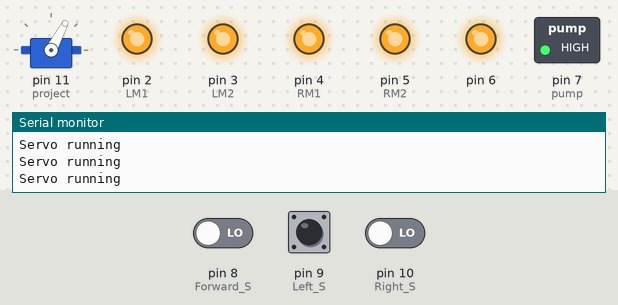
Bench run of a sketch on a simulated Arduino Uno, built with avr-gcc and run on an emulated ATmega328P. On the bench: servo, switched loads named in the sketch (green lamp = pin HIGH), output pins drawn as LEDs (lit = HIGH), the last lines printed to the serial monitor. The inputs (shaded band) are chosen by the test bench; at power-on: pin 8 (Forward_S) LOW, pin 9 (Left_S) LOW, pin 10 (Right_S) LOW.

Above: at 3.67 s.
6.4 s: pin 8 (Forward_S) driven HIGH
At 9.0 s:
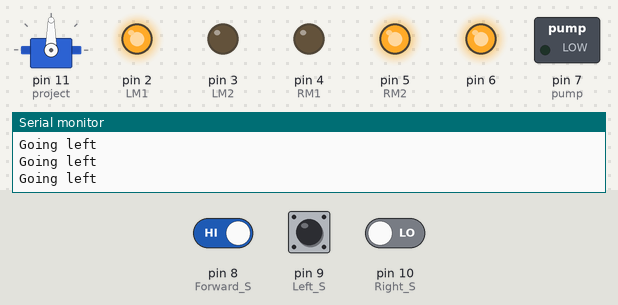
10.0 s: pin 9 (Left_S) pulled HIGH for 3 s
At 11.0 s:
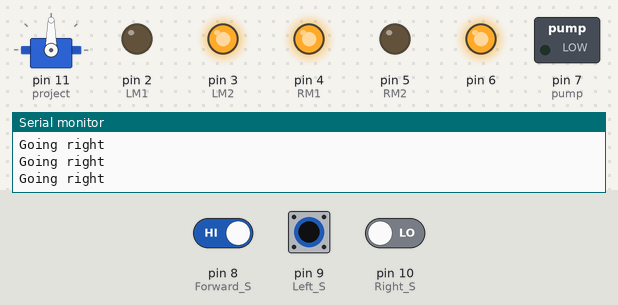
14.5 s: pin 8 (Forward_S) driven LOW
At 15.2 s:
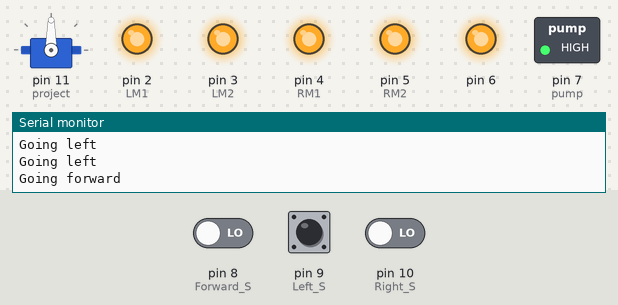
21.8 s: pin 8 (Forward_S) driven HIGH and pin 9 (Left_S) driven HIGH and pin 10 (Right_S) driven HIGH
At 23.9 s:
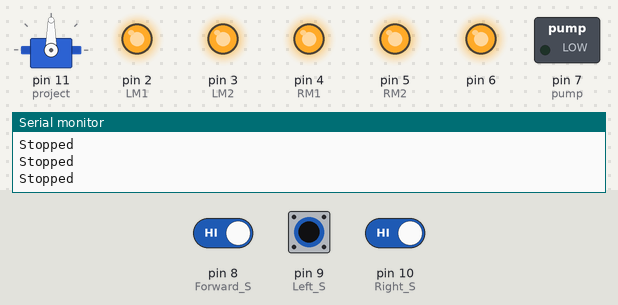
25.4 s: pin 9 (Left_S) driven LOW
At 26.7 s:
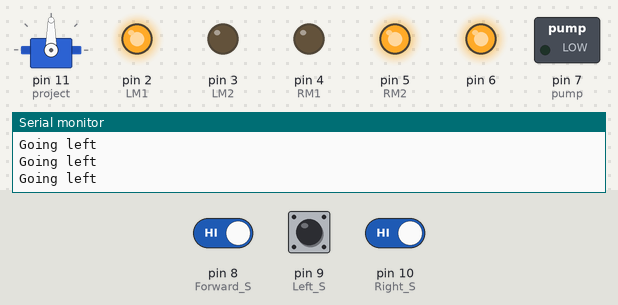
29.0 s: pin 9 (Left_S) driven HIGH
At 29.4 s:
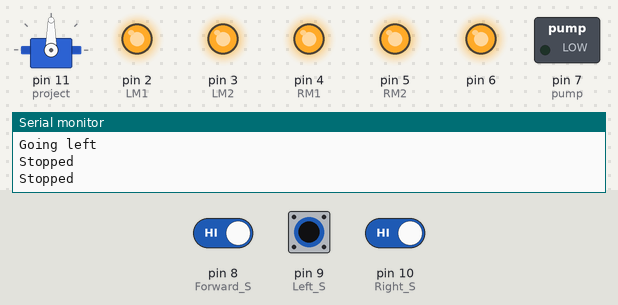
Timing chart, 0 to 32.0 s (numbered marks = the images above; inputs shaded):
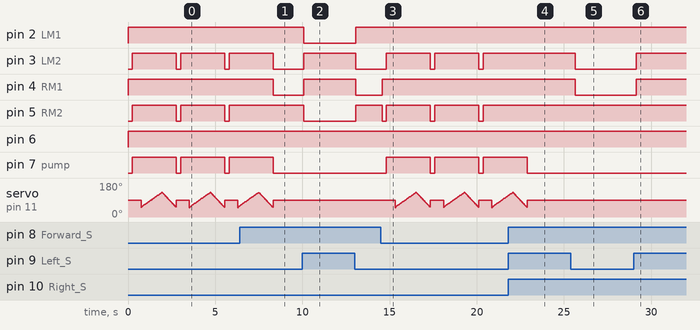

Measured:
- after the input at 6.4 s, pin 3 (LM2), pin 7 (pump): goes on until 8.3 s, then stays LOW; pin 4 (RM1): HIGH → LOW after 1.9 s; pin 5 (RM2): stays HIGH (without the input it goes to LOW after 1.9 s)
- after the input at 10.0 s, pin 2 (LM1), pin 5 (RM2): HIGH → LOW after 0.07 s, → HIGH 3.0 s later; pin 3 (LM2), pin 4 (RM1): LOW → HIGH after 0.07 s, → LOW 3.0 s later
- after the input at 21.8 s, pin 3 (LM2), pin 5 (RM2): stays HIGH (without the input it goes to LOW after 1.1 s); pin 7 (pump): goes on until 22.9 s, then stays LOW; servo on pin 11 (project): goes on until 22.9 s, then stays 90°
- after the input at 25.4 s, pin 3 (LM2), pin 4 (RM1): HIGH → LOW after 0.24 s
- after the input at 29.0 s, pin 3 (LM2), pin 4 (RM1): LOW → HIGH after 0.15 s
- by itself, pin 3 (LM2), pin 5 (RM2), pin 7 (pump): alternates HIGH for 2.5 s and LOW for 0.25 s

The sketch:

Project_Codes.ino
```cpp
//Project Name:  Fire Fighting Robot
//Year/Semester: Third Year Second Semester
//Section: A | Lab Group: A1  | Group: 03


#include<Servo.h>
Servo project;
int pos = 0;
boolean fire = false;


//defining inputs
#define Forward_S 8 //Forward sensor
#define Left_S 9    //Left sensor
#define Right_S 10  //Right sensor


//defining outputs
#define LM1 2  //left motor
#define LM2 3  //left motor
#define RM1 4  //right motor
#define RM2 5  //right motor
#define pump 7

void setup()
{
  Serial.begin(9600);
  pinMode (Left_S, INPUT);
  pinMode (Right_S, INPUT);
  pinMode (Forward_S, INPUT);
  pinMode (LM1, OUTPUT);
  pinMode (LM2, OUTPUT);
  pinMode (RM1, OUTPUT);
  pinMode (RM2, OUTPUT);
  pinMode (pump, OUTPUT);
  pinMode (6, OUTPUT);
  project.attach(11);
  project.write(50);
}


void put_off_fire()
{
  digitalWrite(LM1, HIGH);
  digitalWrite(LM2, HIGH);
  digitalWrite(RM1, HIGH);
  digitalWrite(RM2, HIGH);
  digitalWrite(pump, HIGH);
  delay(500);
  for (pos = 50; pos <= 130; pos += 1)
  {
    project.write(pos);
    Serial.println("Servo running");
    delay(10);
  }
  for (pos = 130; pos >= 50; pos -= 1) {
    project.write(pos);
    delay(10);
  }
  digitalWrite(pump, LOW);
  project.write(50);
  fire = false;
}
void loop() {
  project.write(90);


  if (digitalRead(Left_S) == 1 && digitalRead(Right_S) == 1 && digitalRead(Forward_S) == 1)  //if fire not detected all sensors are zero
  {
    //Do not move the robot
    digitalWrite(LM1, HIGH);
    digitalWrite(LM2, HIGH);
    digitalWrite(RM1, HIGH);
    digitalWrite(RM2, HIGH);
    Serial.println("Stopped");

  }

  else if (digitalRead(Forward_S) == 0) //Fire ahead
  {
    digitalWrite(6, 65);

    //For Moving Forward
    digitalWrite(LM1, HIGH);
    digitalWrite(LM2, LOW);
    digitalWrite(RM1, HIGH);
    digitalWrite(RM2, LOW);
    Serial.println("Going forward");
    fire = true;

  }
  else if (digitalRead(Left_S) == 0)    //Fire Left
  {
    digitalWrite (6, 130);

    //For Moving Left
    digitalWrite(LM1, HIGH);
    digitalWrite(LM2, LOW);
    digitalWrite(RM1, LOW);
    digitalWrite(RM2, HIGH);
    Serial.println("Going left");
  }
  else if (digitalRead(Right_S) == 0)   //Fire Right
  {
    digitalWrite(6, 1300);

    //For Moving Right
    digitalWrite(LM1, LOW);
    digitalWrite(LM2, HIGH);
    digitalWrite(RM1, HIGH);
    digitalWrite(RM2, LOW);
    Serial.println("Going right");
  }
  delay(250);

  while (fire == true)
  {
    put_off_fire();
  }

}
```
